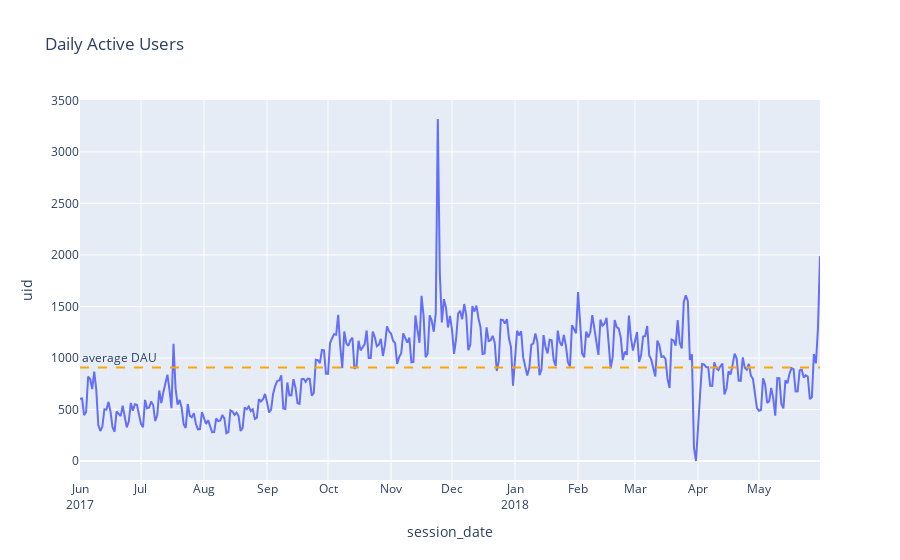

Source (notebook cell):
### Markdown cell above
##### The platform has an average of 908 users who are active daily.

### Code cell
# Plot the DAU metrics. 
fig = px.line(dau,
              x = 'session_date',
              y = 'uid',
              title = 'Daily Active Users')
#adding reference line with average DAU over time
fig.add_hline(y = dau['uid'].mean(),
              line_dash = 'dash',
              line_color = 'orange',
              annotation_text = 'average DAU',
              annotation_position = 'top left')
#customize x-axis to show all months
fig.update_xaxes(
    dtick = 'M1', #tick every month
    tickformat = '%b\n%Y' #format the ticks as abbreviated month names.
)
fig.show()

### Figure 1 — Plotly figure (JSON) as saved in the notebook; plotly's stock layout.template omitted (floating-point values rounded to 4 significant figures; data arrays with more than 128 entries replaced by an {"elided": "..."} marker saying what was removed)
{"data": [{"hovertemplate": "session_date=%{x}<br>uid=%{y}<extra></extra>", "legendgroup": "", "line": {"color": "#636efa", "dash": "solid"}, "marker": {"symbol": "circle"}, "mode": "lines", "name": "", "orientation": "v", "showlegend": false, "type": "scatter", "x": {"elided": "364 str values"}, "xaxis": "x", "y": {"elided": "364 int values"}, "yaxis": "y"}], "layout": {"annotations": [{"showarrow": false, "text": "average DAU", "x": 0, "xanchor": "left", "xref": "x domain", "y": 908.0, "yanchor": "bottom", "yref": "y"}], "legend": {"tracegroupgap": 0}, "shapes": [{"line": {"color": "orange", "dash": "dash"}, "type": "line", "x0": 0, "x1": 1, "xref": "x domain", "y0": 908.0, "y1": 908.0, "yref": "y"}], "title": {"text": "Daily Active Users"}, "xaxis": {"anchor": "y", "domain": [0, 1], "dtick": "M1", "tickformat": "%b\n%Y", "title": {"text": "session_date"}}, "yaxis": {"anchor": "x", "domain": [0, 1], "title": {"text": "uid"}}}}
